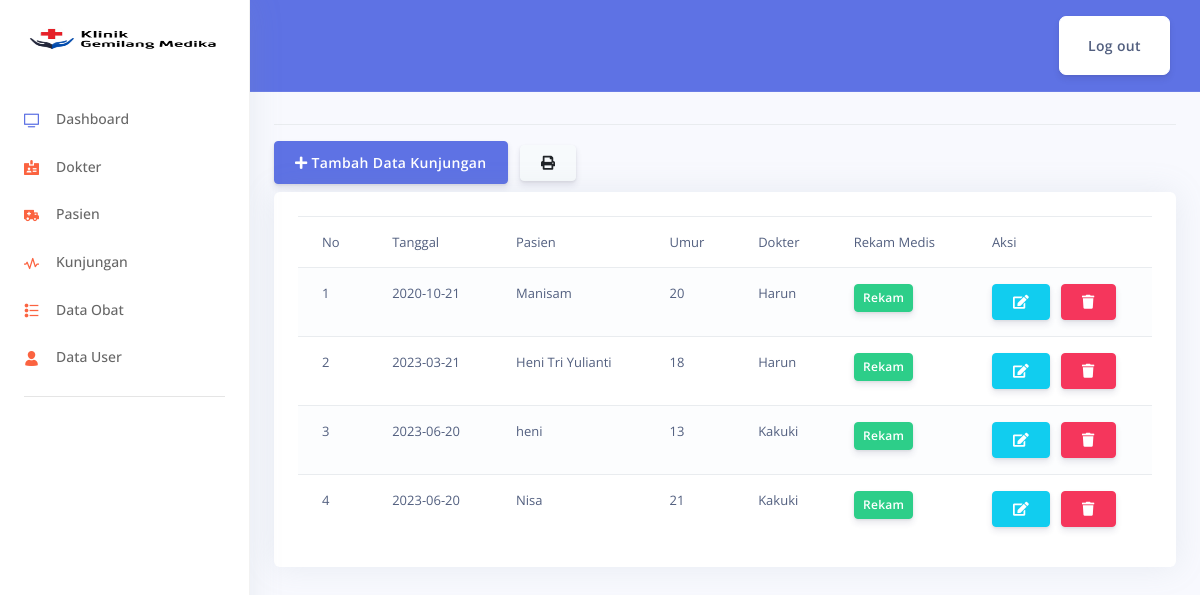
The page /index.php/admin/kunjungan on the database its author committed.
### tables this page shows
CREATE TABLE `berobat` (
  `id_berobat` int(11) NOT NULL,
  `id_pasien` int(11) NOT NULL,
  `id_dokter` int(11) NOT NULL,
  `tgl_berobat` date NOT NULL,
  `keluhan` text NOT NULL,
  `diagnosa` varchar(100) NOT NULL,
  `penatalaksaan` enum('Rawat Jalan','Rawat Inap','Rujuk','Lainnya') NOT NULL
);

CREATE TABLE `pasien` (
  `id_pasien` int(11) NOT NULL,
  `nama_pasien` varchar(50) NOT NULL,
  `jk_pasien` enum('L','P') NOT NULL,
  `umur_pasien` int(11) NOT NULL
);

CREATE TABLE `dokter` (
  `id_dokter` int(11) NOT NULL,
  `nama_dokter` varchar(50) NOT NULL
);

### application/controllers/admin/Kunjungan.php (called while the page is built, shortened)
<?php
class Kunjungan extends CI_Controller {
	public function __construct()
	{
		$this->load->model('Kunjungan_m');
		$this->load->model('Dokter_m');
		$this->load->model('Pasien_m');
		$this->load->model('Obat_m');
		$this->load->library('form_validation');
	}
	public function index()
	{
		$data['title'] = 'Kunjungan Data Pasien';
		$data['kunjungan'] = $this->Kunjungan_m->get_join('berobat')->result_array();
		$data['dokter'] = $this->Dokter_m->get('dokter')->result_array();
		$data['pasien'] = $this->Pasien_m->get('pasien')->result_array();
		$this->form_validation->set_rules('pasien', 'Nama Pasien', 'required|trim');
		$this->form_validation->set_rules('dokter', 'Nama Dokter', 'required|trim');
		$this->form_validation->set_rules('tgl', 'Tanggal Berobat', 'required|trim');
		if($this->form_validation->run() == FALSE) {
			$this->load->view('layout/header', $data);
			$this->load->view('layout/sidebar');
			$this->load->view('admin/kunjungan/index', $data);
			$this->load->view('layout/footer');
		}
	}
}

### index.php (called while the page is built, shortened)
<?php
require_once BASEPATH.'core/CodeIgniter.php';

### application/models/Kunjungan_m.php (called while the page is built, shortened)
<?php
class Kunjungan_m extends CI_Model {
	public function get_join($table)
	{
		$this->db->join("dokter", "dokter.id_dokter = $table.id_dokter");
		$this->db->join("pasien", "pasien.id_pasien = $table.id_pasien");
		return $this->db->get($table);
	}
}

### application/views/admin/kunjungan/index.php (the view, shortened to what this page needs)
<main role="main" class="col-md-15 ml-sm-auto col-lg-15 px-md-4">
  <div class="d-flex justify-content-between flex-wrap flex-md-nowrap align-items-center pt-3 pb-2 mb-3 border-bottom">
  </div>
  <div class="row mb-10">
    <div class="col-md-6">
      <button type="button" class="btn btn-primary mb-2" data-toggle="modal" data-target="#formModalKunjungan">
        <i class="fas fa-plus"></i> Tambah Data Kunjungan
      </button>
      <a href="<?= base_url('laporan/kunjungan'); ?>" target="_blank" class="btn btn-secondary mb-2"><i class="fas fa-print"></i></a>
    </div>
  </div>
  <div class="card">
    <div class="card-body">
      <div class="row">
        <div class="col-md">
          <div class="table-responsive">
            <table class="table table-striped">
              <thead>
                <tr>
                  <td>No</td>
                  <td>Tanggal</td>
                  <td>Pasien</td>
                  <td>Umur</td>
                  <td>Dokter</td>
                  <td>Rekam Medis</td>
                  <td>Aksi</td>
                </tr>
              </thead>
              <tbody>
                <?php $no = 1; foreach($kunjungan as $u) : ?>
                  <tr>
                    <td><?= $no++; ?></td>
                    <td><?= $u['tgl_berobat']; ?></td>
                    <td><?= $u['nama_pasien']; ?></td>
                    <td><?= $u['umur_pasien']; ?></td>
                    <td><?= $u['nama_dokter']; ?></td>
                    <td>
                      <a href="<?= base_url('admin/kunjungan/rekam/' . $u['id_berobat']); ?>" class="btn btn-success btn-sm">Rekam</a>
                    </td>
                    <td>
                      <a href="<?= base_url('admin/kunjungan/ubah/') . $u['id_berobat']; ?>" class="btn btn-info"><i class="fas fa-edit"></i></a>
                      <a href="<?= base_url('admin/kunjungan/hapus/') . $u['id_berobat']; ?>" class="btn btn-danger" onclick="return confirm('Yakin Hapus ?')"><i class="fas fa-trash"></i></a>
                    </td>
                  </tr>
                <?php endforeach; ?>
              </tbody>
            </table>
          </div>
        </div>
      </div>
    </div>
  </div>
</main>

### application/views/layout/header.php (shortened to what this page needs)
<link rel="stylesheet" href="<?php echo base_url(); ?>assets/admin/assets/vendor/nucleo/css/nucleo.css" type="text/css">
<link rel="stylesheet" href="<?php echo base_url(); ?>assets/admin/assets/vendor/@fortawesome/fontawesome-free/css/all.min.css" type="text/css">
<link rel="stylesheet" href="<?php echo base_url(); ?>assets/admin/assets/css/argon.css?v=1.2.0" type="text/css">

### application/views/layout/sidebar.php (shortened to what this page needs)
<!DOCTYPE html>
<html>
<head>
</head>
<body>
  <nav class="sidenav navbar navbar-vertical  fixed-left  navbar-expand-xs navbar-light bg-white" id="sidenav-main">
    <div class="scrollbar-inner">
      <div class="sidenav-header  align-items-center">
        <a class="navbar-brand" href="javascript:void(0)" >
          <img src="<?php echo base_url(); ?>assets/admin/assets/img/brand/okee.png"height="200" width="200" class="navbar-brand-img" alt="<?php echo base_url(); ?>assets/admin.">
        </a>
      </div>
      <div class="navbar-inner">
        <div class="collapse navbar-collapse" id="sidenav-collapse-main">
          <ul class="navbar-nav">
            <li class="nav-item">
              <a class="nav-link" href="<?php echo base_url('dashboard'); ?>">
                <i class="ni ni-tv-2 text-primary"></i>
                <span class="nav-link-text">Dashboard</span>
              </a>
            </li>
            <li class="nav-item">
              <a class="nav-link" href="<?php echo base_url('admin/Dokter'); ?>">
                <i class="ni ni-badge text-orange"></i>
                <span class="nav-link-text">Dokter</span>
              </a>
            </li>
            <li class="nav-item">
              <a class="nav-link" href="<?php echo base_url('admin/Pasien'); ?>">
                <i class="ni ni-ambulance text-orange"></i>
                <span class="nav-link-text">Pasien</span>
              </a>
            </li>
            <li class="nav-item">
              <a class="nav-link" href="<?php echo base_url('admin/Kunjungan'); ?>">
                <i class="ni ni-sound-wave text-orange"></i>
                <span class="nav-link-text">Kunjungan</span>
              </a>
            </li>
            <li class="nav-item">
              <a class="nav-link" href="<?php echo base_url('admin/Obat'); ?>">
                <i class="ni ni-bullet-list-67 text-orange"></i>
                <span class="nav-link-text">Data Obat</span>
              </a>
            </li>
            <li class="nav-item">
              <a class="nav-link" href="<?php echo base_url('admin/Users'); ?>">
                <i class="ni ni-single-02  text-orange"></i>
                <span class="nav-link-text">Data User</span>
              </a>
            </li>
          </ul>
          <hr class="my-3">
        </div>
      </div>
    </div>
  </nav>
  <div class="main-content" id="panel">
    <nav class="navbar navbar-top navbar-expand navbar-dark bg-primary border-bottom">
      <div class="container-fluid">
        <div class="collapse navbar-collapse" id="navbarSupportedContent">
    <li class="btn btn-lg btn-white">
      <a class="nav-link" href="<?= base_url('auth/logout'); ?>">Log out</a>
    </li>
        </div>
      </div>
    </nav>

### application/views/layout/footer.php (shortened to what this page needs)
</div>
</body>
</html>

### rows shown on the page
berobat: tgl_berobat "2020-10-21", id_pasien.nama_pasien "Manisam", id_pasien.umur_pasien "20", id_dokter.nama_dokter "Harun"
berobat: tgl_berobat "2023-03-21", id_pasien.nama_pasien "Heni Tri Yulianti", id_pasien.umur_pasien "18", id_dokter.nama_dokter "Harun"
berobat: tgl_berobat "2023-06-20", id_pasien.nama_pasien "heni", id_pasien.umur_pasien "13", id_dokter.nama_dokter "Kakuki"
berobat: tgl_berobat "2023-06-20", id_pasien.nama_pasien "Nisa", id_pasien.umur_pasien "21", id_dokter.nama_dokter "Kakuki"
